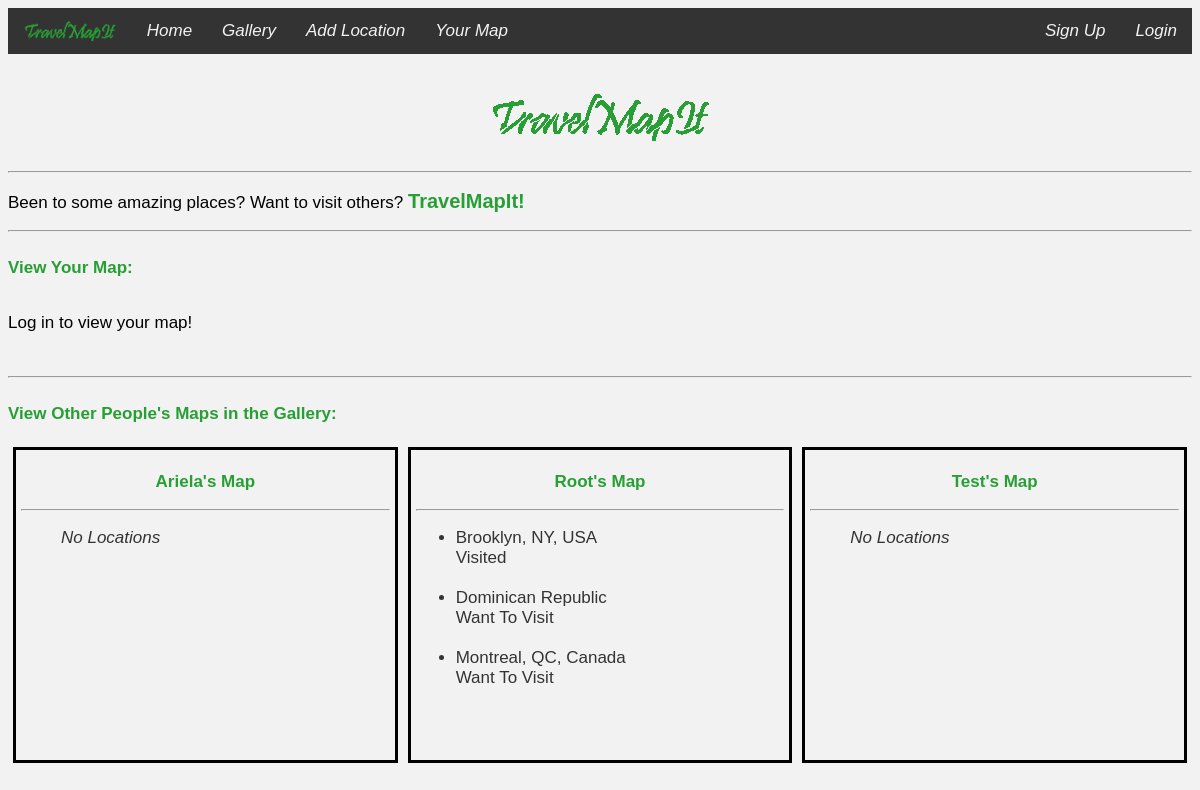
The page / on the database its author committed.
### tables this page shows
CREATE TABLE IF NOT EXISTS `users` (
  `id` int(11) NOT NULL AUTO_INCREMENT,
  `username` varchar(25) NOT NULL,
  `password` varchar(41) NOT NULL,
  `name` varchar(75) DEFAULT NULL,
  PRIMARY KEY (`id`)
);

CREATE TABLE IF NOT EXISTS `locations` (
  `id` int(11) NOT NULL AUTO_INCREMENT,
  `user` int(11) NOT NULL,
  `latitude` varchar(25) NOT NULL,
  `longitude` varchar(25) NOT NULL,
  `location` varchar(255) DEFAULT NULL,
  `type` enum('want to visit','visited') DEFAULT 'want to visit',
  PRIMARY KEY (`id`)
);

### index.php (the view, shortened to what this page needs)
<?php
	include("includes/menuBar.php");
	$displayBlock = "<h1 class='title' style='text-align:center;'><img id='logo' src='images/logo.png' /></h1><hr />
	<p>Been to some amazing places? Want to visit others? <span id='title' class='title'>TravelMapIt!</span></p><hr /><br />";
	include("login/login.php");
	if(!isset($_SESSION['login_user'])){
		$displayBlock .= "<div id='mapPreview'><a class='title' href='login/loginForm.php' style='font-style:normal;'>View Your Map:</a><br /><br />
			<p>Log in to view your map!</p>";
	}
	$displayBlock .= "</div><br /><hr /><br />";
	$displayBlock .= "<div id='galleryPreview'><a class='title' href='displayGallery.php?page=0' style='font-style:normal;'>View Other People's Maps in the Gallery:</a><br /><br />";
	$gallery_sql = "SELECT username,id FROM users LIMIT 3";
	$gallery_result = mysqli_query($mysqli, $gallery_sql) or die(mysqli_error($mysqli));
	$gallery = mysqli_fetch_all($gallery_result,MYSQLI_NUM);
	$displayBlock .= "<div id='gallery' width='100%' style='display:flex;flex-wrap:wrap;justify-content:center;'>";
	for($i=0;$i<count($gallery);$i++){
		$displayBlock .= "<div class='galleryItem' id='item".$i."' style='height:300px;border:3px solid black;padding:5px;margin:5px;flex:1;'><a href='displayMap.php?user=".$gallery[$i][0]."' style='font-style:normal;'>
			<p class='title' style='text-align:center;'>".ucwords(strtolower($gallery[$i][0]))."'s Map</p><hr />";
		$locations_sql = "SELECT location,type FROM locations WHERE user=".$gallery[$i][1]." LIMIT 3";
		$locations_result = mysqli_query($mysqli, $locations_sql) or die(mysqli_error($mysqli));
		$locations = mysqli_fetch_all($locations_result,MYSQLI_NUM);
		if(count($locations) == 0){
			$displayBlock .= "<blockquote style='font-style:italic;'>No Locations</blockquote>";
		} else {
			$displayBlock .= "<ul>";
			for($y=0;$y<count($locations);$y++){
				$displayBlock .= "<li>".$locations[$y][0]."</li><p style='display:inline;'>".ucwords($locations[$y][1])."</p><br /><br />";
			}
			$displayBlock .= "</ul>";
		}
		$displayBlock .= "</a></div>";
	}
	$displayBlock .= "</div></div>";
?>
<!DOCTYPE html>
<html>
	<head>
		<link rel="stylesheet" type="text/css" href="stylesheets/main.css" />
	</head>
	<body>
		<?php echo $displayBlock; ?>
	</body>
</html>

### includes/menuBar.php (shortened to what this page needs)
<?php
	$url = $_SERVER['REQUEST_URI'];
	$baseLogin = "";
	$baseMainPages = "";
	if(strpos($url,"login/")){
		$baseMainPages = "../";
	} else {
		$baseLogin = "login/";
	}
	$displayBlock = "<a href=\"".$baseMainPages."index.php\" class=\"left\"><img src=\"".$baseMainPages."images/logo.png\" height=\"20px\" width=\"93.75px\" /></pa>";
	$displayBlock .= "<a href=\"".$baseMainPages."index.php\" class=\"left\">Home</a>";
	$displayBlock .= "<a href=\"".$baseMainPages."displayGallery.php?page=0\" class=\"left\">Gallery</a>";
	if(!isset($_SESSION['login_user'])){
		$displayBlock .= "<a href=\"".$baseLogin."loginForm.php\" class=\"left\">Add Location</a>";
		$displayBlock .= "<a href=\"".$baseLogin."loginForm.php\" class=\"left\">Your Map</a>";
		$displayBlock .= "<a href=\"".$baseLogin."loginForm.php\" class=\"right\">Login</a>";
		$displayBlock .= "<a href=\"".$baseLogin."signUp.php\" id=\"signUp\" class=\"right\">Sign Up</a>";
	}
?>
<!DOCTYPE html>
<html>
	<head>
	</head>
	<body>
		<div id="menuBar" width="100%">
			<?php echo $displayBlock; ?>
		</div><br />
	</body>
</html>

### stylesheets/main.css (style rules this page uses)
* { font-family:"Arial Black",Arial,sans-serif; }
a { text-decoration:none; color:#333333; font-size:17px; font-style:italic; }
body { background-color:#f2f2f2; }
p { font-size:17px; }
hr { color:#333333; }
h1,.title { font-family:"Comic Sans MS",cursive,"Arial Black",Arial,sans-serif; color:#279F34; font-weight:bold; }
#title { font-size:20px; }

### includes/menuBar.php (style rules this page uses)
#menuBar { background-color:#333333; overflow:hidden; width:100%; }
#menuBar a { display:block; color:#f2f2f2; text-align:center; padding:13px 15px; text-decoration:none; height:20px; vertical-align:bottom; }
.left { float:left; }
.right { float:right; }
@media only screen and (min-width : 790px) { #menuBar a { padding:13px 15px; font-size:17px; } }
@media only screen and (min-width : 790px) { #menuBar img { width:100%; height:100%; } }

### index.php (style rules this page uses)
@media only screen and (min-width : 600px) { .galleryItem:nth-child(3n) { page-break-after:always; } }

### rows shown on the page
users: username "Ariela", shows "No Locations"
users: username "Root"
locations: location "Brooklyn, NY, USA", type "Visited"
locations: location "Dominican Republic", type "Want To Visit"
locations: location "Montreal, QC, Canada", type "Want To Visit"
users: username "Test", shows "No Locations"
